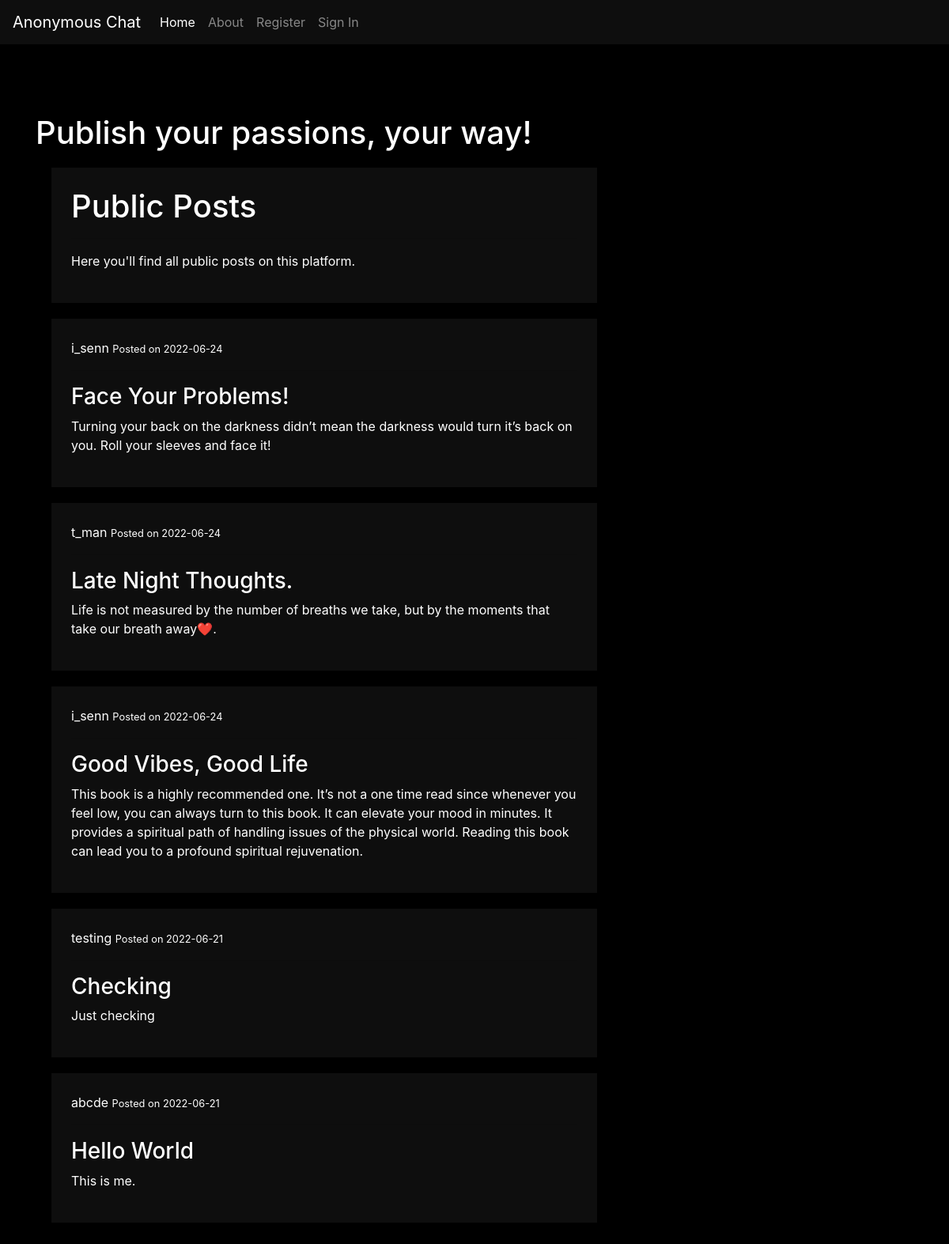
The page /home on the database its author committed.
### blog/models.py (models this page shows, shortened)
class Post(db.Model):
    id = db.Column(db.Integer, primary_key=True)
    title = db.Column(db.String(100), nullable=False)
    date = db.Column(db.DateTime, nullable=False, default=datetime.utcnow)
    content = db.Column(db.Text, nullable=False)
    user_id = db.Column(db.Integer, db.ForeignKey('user.id'), nullable=False)
    replies = db.relationship('Reply', backref='original', lazy=True)

class User(db.Model, UserMixin):
    id = db.Column(db.Integer, primary_key=True)
    username = db.Column(db.String(20), unique=True, nullable=False)
    password = db.Column(db.String(60), nullable=False)
    posts = db.relationship('Post', backref='author', lazy=True)
    replies = db.relationship('Reply', backref='writer', lazy=True)

### blog/routes.py (the view)
@app.route('/', methods=['GET'])
@app.route('/home', methods=['GET'])
def home():
    posts = Post.query.all()
    posts.reverse()
    return render_template('home.html', posts=posts)

### blog/templates/home.html (shortened to what this page needs)
{% extends 'layout.html' %}
{% block content %}
<br>
<h1>Publish your passions, your way!</h1>
<div class="lighter">
        <h1>Public Posts</h1>
        <hr>
        <p>Here you'll find all public posts on this platform.</p>
</div>
    {% for post in posts %}
    <div class="lighter">
        <p>{{ post.author.username }} <small>  Posted on {{ post.date.strftime('%Y-%m-%d') }}</small></p>
        <hr>
        <h3><a href="{{ url_for('seePost', post_id=post.id) }}" style="color:white">{{ post.title }}</a></h3>
        <p>{{ post.content }}</p>
    </div>
    {% endfor %}
{% endblock %}

### blog/templates/layout.html (shortened to what this page needs)
<!DOCTYPE html>
<html>
    <head>
        <link rel="stylesheet" type="text/css" href="{{ url_for('static', filename='style.css') }}" >
        <link href="https://stackpath.bootstrapcdn.com/bootstrap/4.4.1/css/bootstrap.min.css" rel="stylesheet">
    </head>
    <body style="background-color: black; color:white">
        <nav class="navbar navbar-expand-lg navbar-dark fixed-top" style="background-color: rgb(14, 14, 14);">
            <a class="navbar-brand" href="{{ url_for('home') }}">Anonymous Chat</a>
            <div class="collapse navbar-collapse" id="navbarNavDropdown">
                <ul class="navbar-nav">
                    <li class="nav-item active">
                        <a class="nav-link" href="{{ url_for('home') }}">Home</a>
                    </li>
                    <li class="nav-item">
                        <a class="nav-link" href="{{ url_for('about') }}">About</a>
                    </li>
                    {% if current_user.is_authenticated %}
                        <li class="nav-item">
                            <a class="nav-link" href="{{ url_for('newPost') }}">New Post</a>
                        </li>
                        <li class="nav-item">
                            <a class="nav-link" href="{{ url_for('logout') }}">Logout</a>
                        </li>
                    {% else %}
                        <li class="nav-item">
                            <a class="nav-link" href="{{ url_for('register') }}">Register</a>
                        </li>
                        <li class="nav-item">
                            <a class="nav-link" href="{{ url_for('login') }}">Sign In</a>
                        </li>
                    {% endif %}
                </ul>
            </div>
        </nav>
        <br><br><br><br><br>
        <div class="container">
            <div class="row">
                <div class="col-md-8">
                    {% block content %}{% endblock %}
                </div>
                <div class="col-md-4"></div>
            </div>
        </div>
        <br><br><br><br>
    </body>
</html>

### blog/static/style.css (style rules this page uses)
.lighter { background-color: rgb(14, 14, 14); color: white; margin-top: 20px; margin-bottom: 20px; margin-left: 20px; margin-right: 20px; padding: 25px; }

### rows shown on the page
Post: author.username "i_senn", date "2022-06-24", title "Face Your Problems!", content "Turning your back on the darkness didn’t mean the darkness would turn it’s back on you. Roll your sleeves and face it!"
Post: author.username "t_man", date "2022-06-24", title "Late Night Thoughts.", content "Life is not measured by the number of breaths we take, but by the moments that take our breath away❤️."
Post: author.username "i_senn", date "2022-06-24", title "Good Vibes, Good Life", content "This book is a highly recommended one. It’s not a one time read since whenever you feel low, you can always turn to this book. It can elevate your mood in minutes. It provides a spiritual path of handling issues of the physical world. Reading this book can lead you to a profound spiritual rejuvenation."
Post: author.username "testing", date "2022-06-21", title "Checking", content "Just checking"
Post: author.username "abcde", date "2022-06-21", title "Hello World", content "This is me."
